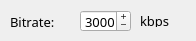
     <widget class="QWidget" name="VP8Tab">
      <property name="font">
       <font>
        <family>Proxima Nova Rg</family>
        <pointsize>10</pointsize>
       </font>
      </property>
      <property name="autoFillBackground">
       <bool>false</bool>
      </property>
      <attribute name="title">
       <string>VP8</string>
      </attribute>
      <widget class="QLabel" name="VP8Label">
       <property name="geometry">
        <rect>
         <x>10</x>
         <y>14</y>
         <width>47</width>
         <height>16</height>
        </rect>
       </property>
       <property name="font">
        <font>
         <family>Proxima Nova Rg</family>
         <pointsize>10</pointsize>
        </font>
       </property>
       <property name="text">
        <string>Bitrate: </string>
       </property>
      </widget>
      <widget class="QSpinBox" name="VP8Var">
       <property name="geometry">
        <rect>
         <x>80</x>
         <y>10</y>
         <width>51</width>
         <height>22</height>
        </rect>
       </property>
       <property name="font">
        <font>
         <family>Proxima Nova Rg</family>
         <pointsize>10</pointsize>
        </font>
       </property>
       <property name="styleSheet">
        <string notr="true"/>
       </property>
       <property name="buttonSymbols">
        <enum>QAbstractSpinBox::PlusMinus</enum>
       </property>
       <property name="minimum">
        <number>100</number>
       </property>
       <property name="maximum">
        <number>20000</number>
       </property>
       <property name="singleStep">
        <number>100</number>
       </property>
       <property name="value">
        <number>3000</number>
       </property>
      </widget>
      <widget class="QLabel" name="VP8Unit">
       <property name="geometry">
        <rect>
         <x>140</x>
         <y>14</y>
         <width>47</width>
         <height>13</height>
        </rect>
       </property>
       <property name="font">
        <font>
         <family>Proxima Nova Rg</family>
         <pointsize>10</pointsize>
        </font>
       </property>
       <property name="text">
        <string>kbps</string>
       </property>
      </widget>
     </widget>
